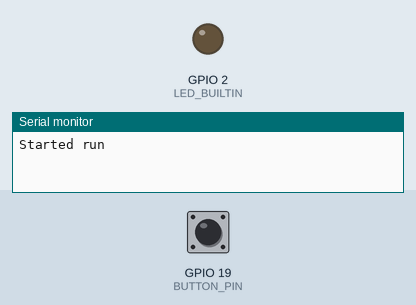
Simulated run of this program. Board: ESP32. Parts: output pins drawn as LEDs (lit = HIGH), the last lines printed to the serial monitor. Dashed ring = blinking. The test bench sets the inputs (shaded band); at power-on: GPIO 19 (BUTTON_PIN) LOW.

Above: at 0.1 s.
At 1.3 s:
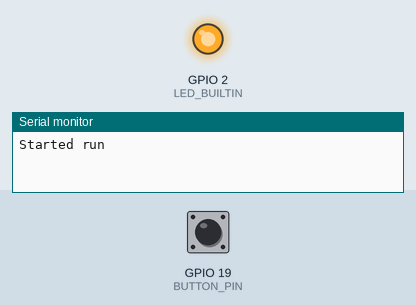
1.4 s: GPIO 19 (BUTTON_PIN) pulled HIGH for 0.15 s
At 1.9 s:
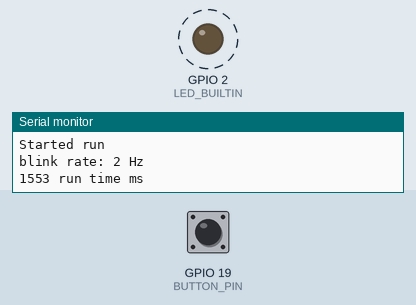
Timing chart, 0 to 10.4 s (numbered marks = the images above; inputs shaded):
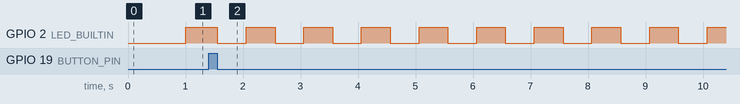

Measured:
- after the input at 1.4 s, GPIO 2 (LED_BUILTIN): alternates HIGH for 0.50 s and LOW for 0.50 s, starting after 0.15 s

The program:

main.cpp
```cpp
/*
 * Example 5 for ESP 32 programing class
 * Serial demo code
 * Modification of button code
 * Read a button cycle
 * Flash LED
 * Send back some info via serial when button is pushed
 * NF 2022-05-28.
 */

#include <Arduino.h>

// comment out for onboard LED
#define LED_BUILTIN 2
// define base blink period
#define BASE_PERIOD 1000
// define debounce period
#define DEBOUNCE_DELAY 20
// define button GPIO
#define BUTTON_PIN 19

// last timer update LED
uint64_t PastMils;
// last timer update debounce
uint64_t DebouncePastMils;
// led on/off
bool CurLEDState;
// current button state
uint8_t CurBtnState;
// button transition count
uint32_t BtnCycles;
// LED on/off time mills
uint32_t LEDperiod;
uint32_t theHz;


//function to toggle led on / off
bool toggleLed(bool state)
{
  bool newState;
  if (state == true)
  {
  // turn the LED on (HIGH is the voltage level)
    digitalWrite(LED_BUILTIN, HIGH);
    newState = false;
  }
  else
  {
  // turn the LED off by making the voltage LOW
    digitalWrite(LED_BUILTIN, LOW);
    newState = true;
  }
  return newState;
}

// read button and check for state change, increment cycle cnt, with debounce
uint32_t btnCycle(uint32_t CycleCnt, uint8_t &LastState, uint64_t &DbTime)
{
  uint8_t ButnState;
  if (millis() > (DbTime + DEBOUNCE_DELAY))
  {
    ButnState = digitalRead(BUTTON_PIN);
    // high to low (button going up)
    if((ButnState == 1) & (LastState == 0))
      CycleCnt++;
    // low to high (button going up)
    if((ButnState == 0) & (LastState == 1))
      CycleCnt++;
    LastState = ButnState;
    DbTime = millis();
  }
  return CycleCnt;
}

void setup()
{
  // initialize serial port
  Serial.begin(115200);
  // initialize LED digital pin as an output.
  pinMode(LED_BUILTIN, OUTPUT);
  CurLEDState = true;
  // attach button GPIO
  pinMode(BUTTON_PIN, INPUT_PULLDOWN);
  LEDperiod = BASE_PERIOD;
  BtnCycles = 0;
  Serial.println("Started run");
  delay(100);
}

void loop()
{
  if (millis() > (PastMils + LEDperiod))
  {
      CurLEDState = toggleLed(CurLEDState);
      PastMils = millis();
  }
  // check for button state change
  BtnCycles = btnCycle(BtnCycles,CurBtnState,DebouncePastMils);

  // button has gone though 2 state changes
  // off-on on-off, speed up the led flashing
  if (BtnCycles > 1)
  {
    LEDperiod = LEDperiod / 2;
    theHz = 1000/LEDperiod;
    BtnCycles = 0;
    Serial.print("blink rate: ");
    Serial.print(theHz);
    Serial.println(" Hz");
    Serial.print(millis());
    Serial.println(" run time ms");
    Serial.println("");
  }

  // reset back to base if below 2 ms
  if (LEDperiod < 2)
    LEDperiod = BASE_PERIOD;
}
```
